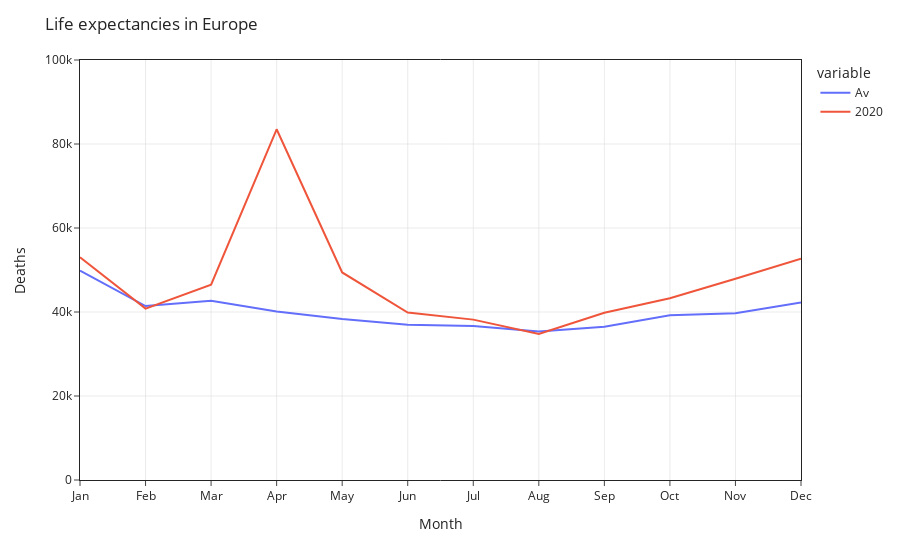

The notebook cell saved with this chart:
### Code cell
fig = px.line(df, x='Month Name', y=['Av', '2020'],
              labels={'Av': '10 year average',
                      'Month Name': 'Month',
                      'value': 'Deaths'})

# update layout
fig.update_layout(template="simple_white",
                  title="Life expectancies in Europe")

# update x axis
fig.update_xaxes(mirror=True)     # update axes
fig.update_xaxes(showgrid=True, gridcolor='#d6d6d6', gridwidth=.5)    # update grid

# update y axis
fig.update_yaxes(range=[0,100000])    # update range
fig.update_yaxes(mirror=True)     # update axes
fig.update_yaxes(showgrid=True, gridcolor='#d6d6d6', gridwidth=.5)    # update grid

# save image
fig.write_image("images/simple_line_plot_01.png", width=1080, height=720, scale=3)
fig.show()

### Figure 1 — Plotly figure (JSON) as saved in the notebook; plotly's stock layout.template omitted (floating-point values rounded to 4 significant figures)
{"data": [{"hovertemplate": "variable=Av<br>Month=%{x}<br>Deaths=%{y}<extra></extra>", "legendgroup": "Av", "line": {"color": "#636efa", "dash": "solid"}, "mode": "lines", "name": "Av", "orientation": "v", "showlegend": true, "type": "scatter", "x": ["Jan", "Feb", "Mar", "Apr", "May", "Jun", "Jul", "Aug", "Sep", "Oct", "Nov", "Dec"], "xaxis": "x", "y": [49840.0, 41420.0, 42680.0, 40120.0, 38320.0, 36960.0, 36683, 35330.0, 36475, 39220.0, 39720.0, 42280.0], "yaxis": "y"}, {"hovertemplate": "variable=2020<br>Month=%{x}<br>Deaths=%{y}<extra></extra>", "legendgroup": "2020", "line": {"color": "#EF553B", "dash": "solid"}, "mode": "lines", "name": "2020", "orientation": "v", "showlegend": true, "type": "scatter", "x": ["Jan", "Feb", "Mar", "Apr", "May", "Jun", "Jul", "Aug", "Sep", "Oct", "Nov", "Dec"], "xaxis": "x", "y": [53045, 40806, 46508, 83504, 49413, 39885, 38184, 34751, 39822, 43264, 47911, 52673], "yaxis": "y"}], "layout": {"legend": {"title": {"text": "variable"}, "tracegroupgap": 0}, "margin": {"t": 60}, "title": {"text": "Life expectancies in Europe"}, "xaxis": {"anchor": "y", "domain": [0, 1], "gridcolor": "#d6d6d6", "gridwidth": 0.5, "mirror": true, "showgrid": true, "title": {"text": "Month"}}, "yaxis": {"anchor": "x", "domain": [0, 1], "gridcolor": "#d6d6d6", "gridwidth": 0.5, "mirror": true, "range": [0, 100000], "showgrid": true, "title": {"text": "Deaths"}}}}
